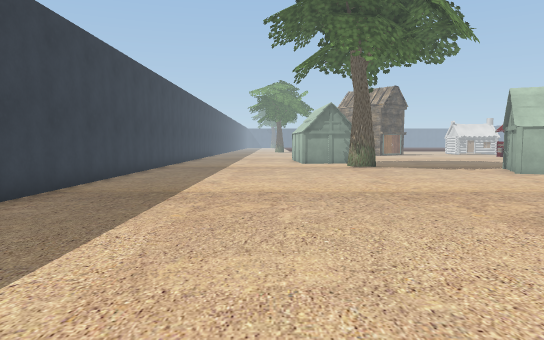
[1] (above)

23 first-person views from a walk through a Unity game level. The camera is 1.2 m above the floor, tilts 4° down and sees 70° across. The floor is counted in squares, 1 m on a side. Each view is taken from the middle of a square. On the plan, view 1 faces up. The plan holds only what a view shows up to about 15 squares ahead; the rest is blank. The place goes on beyond the plan. The player character is not drawn. Some surface patterns are stand-ins.

[2]
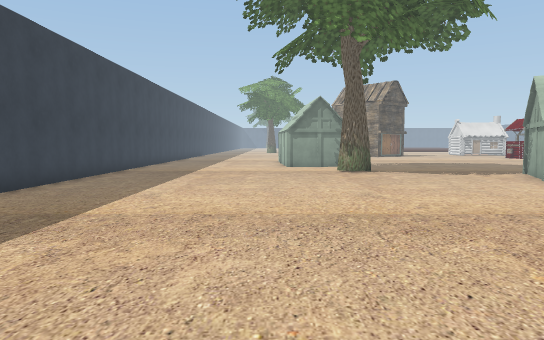

[3]
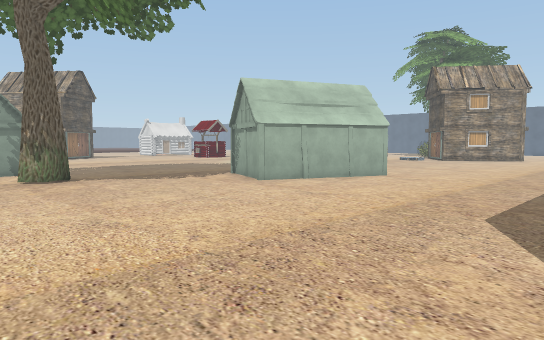

[4]
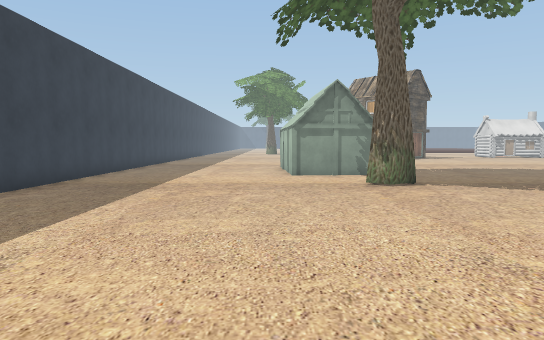

[5]
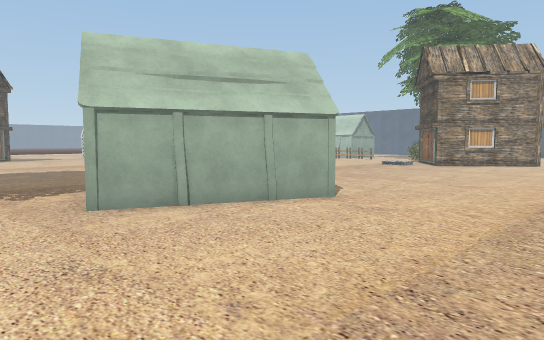

[6]
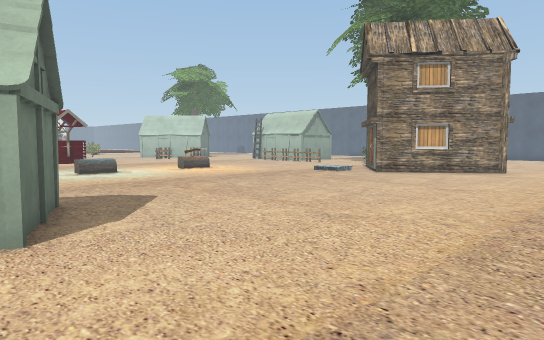

[7]
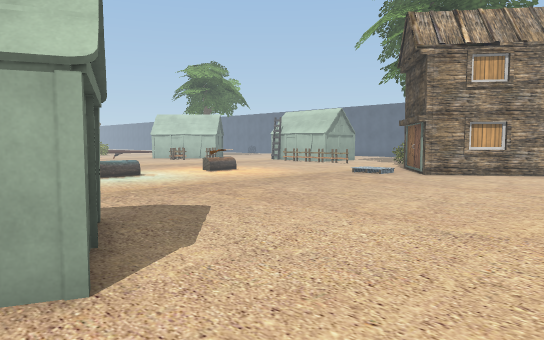

[8]
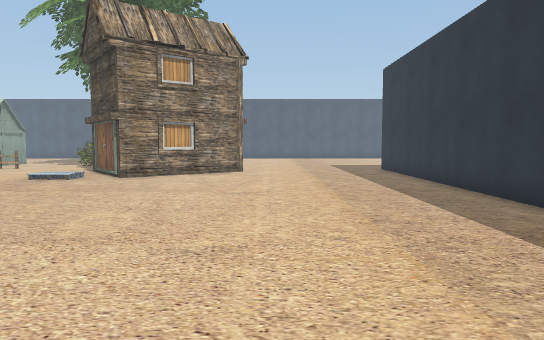

[9]
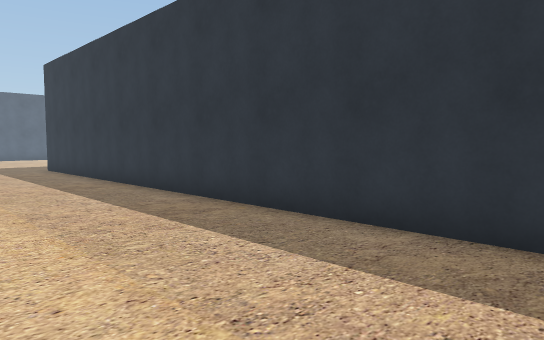

[10]
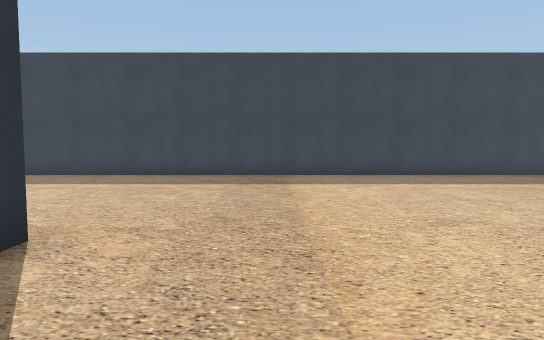

[11]
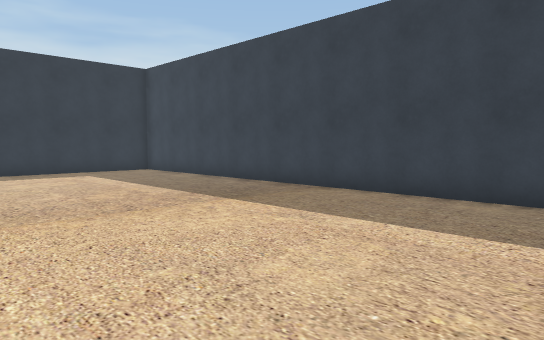

[12]
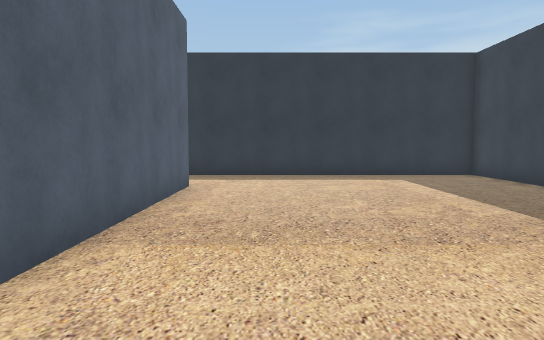

[13]
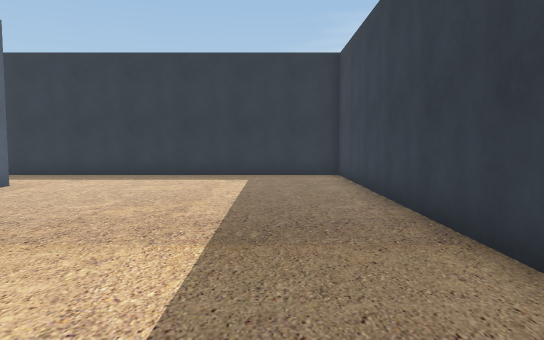

[14]
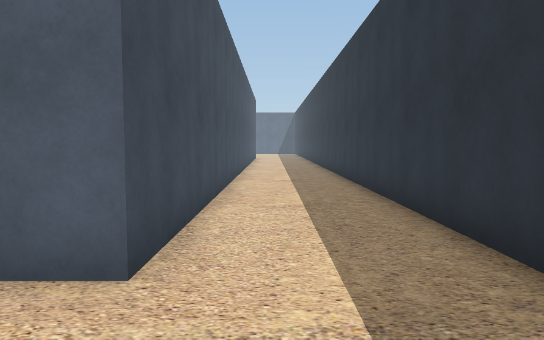

[15]
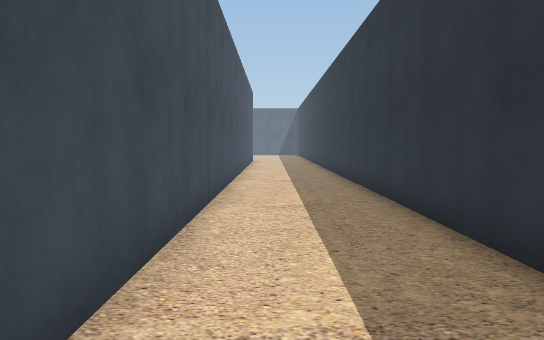

[16]
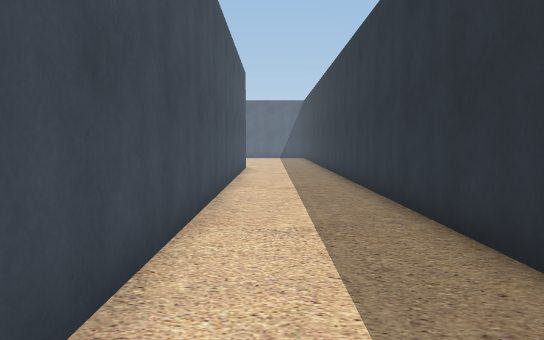

[17]
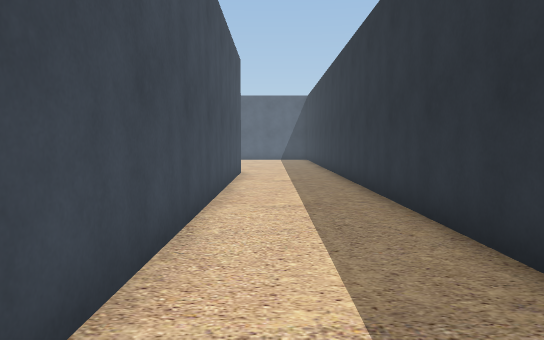

[18]
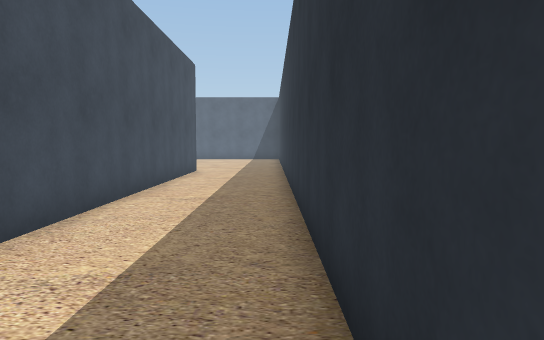

[19]
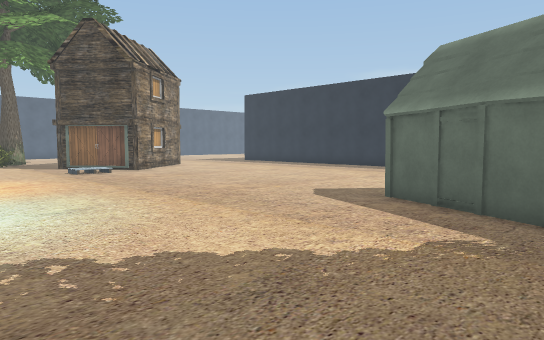

[20]
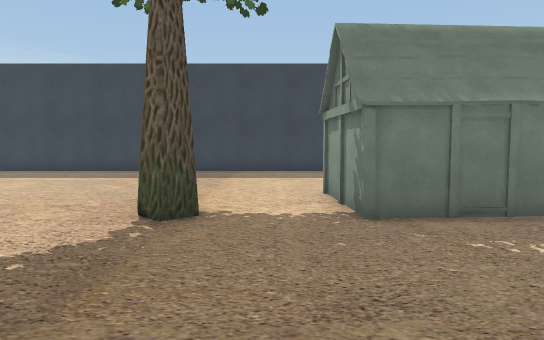

[21]
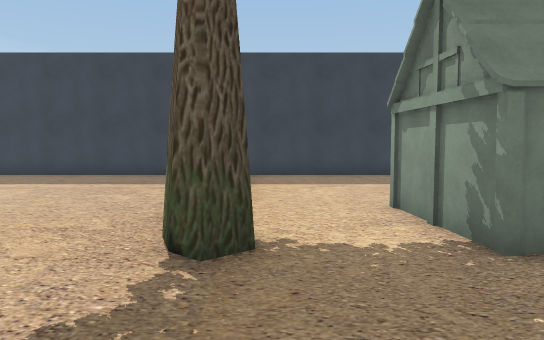

[22]
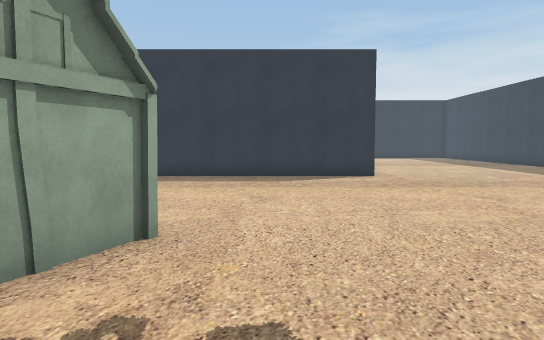

[23]
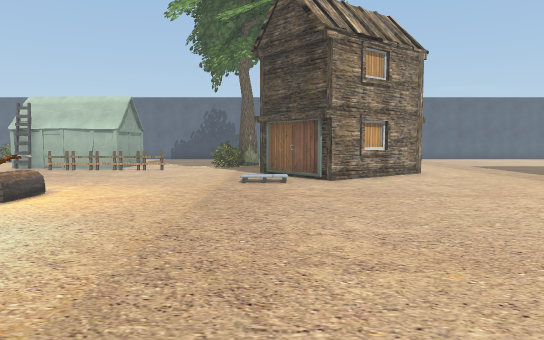

### Floor plan
Key: @ floor where view 1 was taken; # wall or solid block; . floor; / step, stairs or slope; O other object.
Columns run from 6 left of view 1 to 30 right of it. Each row starts with its distance up from view 1.
 24 #...       O..  ...     ...    ......
 23 #.......O  O.........................
 22 #.......OO...........................
 21 #....................................
 20 #....................................
 19 #.........##...................../..
 18 #................O.............../..#
 17 #...............O OOO.............OO
 16 #...............O    O...........OO
 15 #...............OO   O............OO
 14 #................OOOO..............O
 13 #...................O...............O
 12 #...................................O
 11 #....................................
 10 #....................................
  9 #....................................
  8 #....................................
  7 #.................. .................
  6 #.........##########################
  5 #.........
  4 #.........
  3 #.........
  2 #.........
  1 #.........#
  0 #.....@...#
 -1 #.........#
 -2 #.........#
 -3 #.........#
 -4 #.........#
 -5 #.........#
 -6 #.........##
 -7 #..........##########################
 -8 #....................................
 -9 #....................................
-10 #....................................
-11 #####################################

Where each view was taken, in squares from view 1:
view 1: 0 up, 0 right, facing up
view 2: 3 up, 1 right, facing up
view 3: 6 up, 1 right, facing up-right
view 4: 8 up, 1 right, facing up
view 5: 8 up, 7 right, facing up-right
view 6: 8 up, 13 right, facing up-right
view 7: 10 up, 13 right, facing up-right
view 8: 11 up, 14 right, facing right
view 9: 11 up, 13 right, facing down-right
view 10: 9 up, 9 right, facing left
view 11: 6 up, 3 right, facing down-left
view 12: 4 up, 2 right, facing down
view 13: 4 up, 3 left, facing down
view 14: 8 down, 1 right, facing right
view 15: 8 down, 6 right, facing right
view 16: 8 down, 13 right, facing right
view 17: 8 down, 16 right, facing right
view 18: 10 down, 15 right, facing right
view 19: 24 up, 11 right, facing down-right
view 20: 21 up, 11 right, facing left
view 21: 20 up, 9 right, facing left
view 22: 20 up, 8 right, facing down
view 23: 18 up, 15 right, facing right
